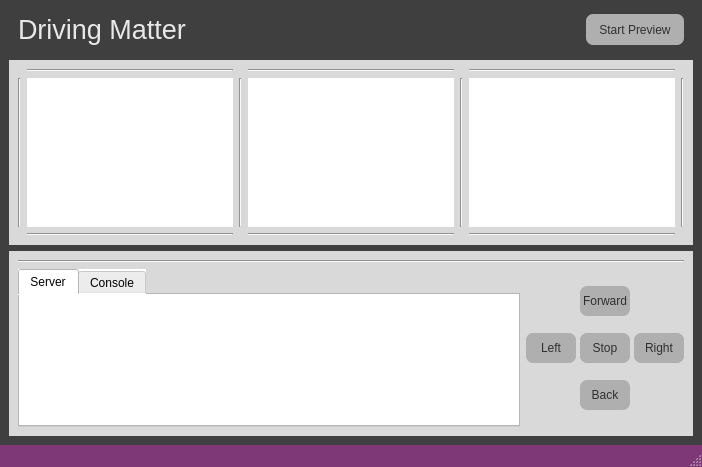
<?xml version="1.0" encoding="UTF-8"?>
<ui version="4.0">
 <class>MainWindow</class>
 <widget class="QMainWindow" name="MainWindow">
  <property name="geometry">
   <rect>
    <x>0</x>
    <y>0</y>
    <width>702</width>
    <height>467</height>
   </rect>
  </property>
  <property name="windowTitle">
   <string>MainWindow</string>
  </property>
  <property name="styleSheet">
   <string notr="true">QMainWindow{
	background-color: rgb(63, 63, 63);
	color: rgb(63, 63, 63);

}


QTableWidget{
background-color:#3d3d3d;
color:#fff;
  selection-background-color: #da532c;
border:solid;
border-width:3px;
border-color:#da532c;
}
QHeaderView::section{
background-color:qlineargradient(spread:pad, x1:0, y1:0, x2:1, y2:0, stop:0 rgba(20, 158, 217, 255), stop:1 rgba(36, 158, 217, 255));
border:none;
border-top-style:solid;
border-width:1px;
border-top-color:qlineargradient(spread:pad, x1:0, y1:0, x2:1, y2:0, stop:0 rgba(20, 158, 217, 255), stop:1 rgba(36, 158, 217, 255));
color:#fff;

}
QHeaderView{
background-color:qlineargradient(spread:pad, x1:0, y1:0, x2:1, y2:0, stop:0 rgba(20, 158, 217, 255), stop:1 rgba(36, 158, 217, 255));

border:none;
border-top-style:solid;
border-width:1px;
border-top-color:#149ED9;
color:#fff;
	font: 75 12pt &quot;Calibri&quot;;
}

QTableCornerButton::section{
border:none;
background-color:#149ED9;
}

QListWidget{
background-color:#3d3d3d;
color:#fff;
}

QMenu{
background-color:#3d3d3d;
}
QStatusBar{
background-color:#7e3878;
color:#fff;
}

QPushButton{
border-style:solid;

background-color:#3d3d3d;
color:#fff;
border-radius:7px;
}
QPushButton:hover{
color:#ccc;
	background-color: qlineargradient(spread:pad, x1:0.517, y1:0, x2:0.517, y2:1, stop:0 rgba(45, 45, 45, 255), stop:0.505682 rgba(45, 45, 45, 255), stop:1 rgba(29, 29, 29, 255));
	border-color:#2d89ef;
border-width:2px;
}

QPushButton:pressed{
background-color: qlineargradient(spread:pad, x1:0.517, y1:0, x2:0.517, y2:1, stop:0 rgba(29, 29, 29, 255), stop:0.505682 rgba(45, 45, 45, 255), stop:1 rgba(29, 29, 29, 255));
}


QTabWidget::tab{
background-color:#3d3d3d;
}

QLineEdit{
border-radius:0;
}

QProgressBar{
border-radius:0;
text-align:center;
color:#fff;
background-color:transparent;
border: 2px solid #e3a21a;
border-radius:7px;
	font: 75 12pt &quot;Open Sans&quot;;

}

QProgressBar::chunk{
background-color:#2d89ef;
width:20px;
}</string>
  </property>
  <widget class="QWidget" name="centralwidget">
   <layout class="QGridLayout" name="gridLayout">
    <item row="0" column="0">
     <widget class="QWidget" name="widget_3" native="true">
      <property name="sizePolicy">
       <sizepolicy hsizetype="Expanding" vsizetype="Fixed">
        <horstretch>0</horstretch>
        <verstretch>0</verstretch>
       </sizepolicy>
      </property>
      <property name="styleSheet">
       <string notr="true">background-color: rgb(63, 63, 63);
</string>
      </property>
      <layout class="QGridLayout" name="gridLayout_2">
       <property name="topMargin">
        <number>5</number>
       </property>
       <item row="0" column="2">
        <widget class="QPushButton" name="startButton">
         <property name="sizePolicy">
          <sizepolicy hsizetype="Fixed" vsizetype="Preferred">
           <horstretch>0</horstretch>
           <verstretch>0</verstretch>
          </sizepolicy>
         </property>
         <property name="focusPolicy">
          <enum>Qt::StrongFocus</enum>
         </property>
         <property name="styleSheet">
          <string notr="true">background-color: rgb(175, 175, 175);
selection-background-color: rgb(223, 223, 223);
color: rgb(47, 47, 47);
selection-background-color: rgb(199, 199, 199);</string>
         </property>
         <property name="text">
          <string>    Start Preview    </string>
         </property>
        </widget>
       </item>
       <item row="0" column="1">
        <spacer name="horizontalSpacer_3">
         <property name="orientation">
          <enum>Qt::Horizontal</enum>
         </property>
         <property name="sizeHint" stdset="0">
          <size>
           <width>374</width>
           <height>20</height>
          </size>
         </property>
        </spacer>
       </item>
       <item row="0" column="0">
        <widget class="QLabel" name="label">
         <property name="font">
          <font>
           <family>MS Shell Dlg 2</family>
           <pointsize>20</pointsize>
           <weight>50</weight>
           <italic>false</italic>
           <bold>false</bold>
          </font>
         </property>
         <property name="styleSheet">
          <string notr="true">color: rgb(232, 232, 232);
font: 20pt &quot;MS Shell Dlg 2&quot;;</string>
         </property>
         <property name="text">
          <string>Driving Matter</string>
         </property>
        </widget>
       </item>
      </layout>
     </widget>
    </item>
    <item row="1" column="0">
     <widget class="QWidget" name="widget_2" native="true">
      <property name="sizePolicy">
       <sizepolicy hsizetype="Expanding" vsizetype="Expanding">
        <horstretch>0</horstretch>
        <verstretch>0</verstretch>
       </sizepolicy>
      </property>
      <property name="styleSheet">
       <string notr="true">background-color: rgb(217, 217, 217);
color: rgb(217, 217, 217) !important;</string>
      </property>
      <layout class="QGridLayout" name="gridLayout_3">
       <item row="1" column="0">
        <widget class="Line" name="line_8">
         <property name="orientation">
          <enum>Qt::Vertical</enum>
         </property>
        </widget>
       </item>
       <item row="1" column="6">
        <widget class="Line" name="line_9">
         <property name="orientation">
          <enum>Qt::Vertical</enum>
         </property>
        </widget>
       </item>
       <item row="0" column="5">
        <widget class="Line" name="line_7">
         <property name="orientation">
          <enum>Qt::Horizontal</enum>
         </property>
        </widget>
       </item>
       <item row="0" column="3">
        <widget class="Line" name="line_6">
         <property name="orientation">
          <enum>Qt::Horizontal</enum>
         </property>
        </widget>
       </item>
       <item row="0" column="1">
        <widget class="Line" name="line_5">
         <property name="orientation">
          <enum>Qt::Horizontal</enum>
         </property>
        </widget>
       </item>
       <item row="2" column="5">
        <widget class="Line" name="line_4">
         <property name="orientation">
          <enum>Qt::Horizontal</enum>
         </property>
        </widget>
       </item>
       <item row="1" column="2">
        <widget class="Line" name="line_10">
         <property name="orientation">
          <enum>Qt::Vertical</enum>
         </property>
        </widget>
       </item>
       <item row="2" column="3">
        <widget class="Line" name="line_2">
         <property name="orientation">
          <enum>Qt::Horizontal</enum>
         </property>
        </widget>
       </item>
       <item row="2" column="1">
        <widget class="Line" name="line_3">
         <property name="orientation">
          <enum>Qt::Horizontal</enum>
         </property>
        </widget>
       </item>
       <item row="1" column="5">
        <widget class="QWidget" name="ImgWidgetright" native="true">
         <property name="styleSheet">
          <string notr="true">background-color: rgb(255, 255, 255);</string>
         </property>
        </widget>
       </item>
       <item row="1" column="1">
        <widget class="QWidget" name="ImgWidgetleft" native="true">
         <property name="styleSheet">
          <string notr="true">background-color: rgb(255, 255, 255);
color: rgb(255, 255, 255);</string>
         </property>
        </widget>
       </item>
       <item row="1" column="3">
        <widget class="QWidget" name="ImgWidgetcenter" native="true">
         <property name="styleSheet">
          <string notr="true">background-color: rgb(255, 255, 255);
color: rgb(255, 255, 255);</string>
         </property>
        </widget>
       </item>
       <item row="1" column="4">
        <widget class="Line" name="line_11">
         <property name="orientation">
          <enum>Qt::Vertical</enum>
         </property>
        </widget>
       </item>
      </layout>
     </widget>
    </item>
    <item row="3" column="0">
     <widget class="QWidget" name="widget" native="true">
      <property name="sizePolicy">
       <sizepolicy hsizetype="Expanding" vsizetype="Expanding">
        <horstretch>0</horstretch>
        <verstretch>0</verstretch>
       </sizepolicy>
      </property>
      <property name="styleSheet">
       <string notr="true">background-color: rgb(217, 217, 217) !important;</string>
      </property>
      <layout class="QGridLayout" name="gridLayout_4">
       <item row="1" column="0">
        <widget class="QTabWidget" name="tabWidget">
         <property name="styleSheet">
          <string notr="true">background-color: rgb(255, 255, 255);</string>
         </property>
         <property name="currentIndex">
          <number>0</number>
         </property>
         <widget class="QWidget" name="tab">
          <attribute name="title">
           <string>Server</string>
          </attribute>
         </widget>
         <widget class="QWidget" name="tab_2">
          <attribute name="title">
           <string>Console</string>
          </attribute>
         </widget>
        </widget>
       </item>
       <item row="1" column="1">
        <layout class="QGridLayout" name="gridLayout_6">
         <property name="horizontalSpacing">
          <number>4</number>
         </property>
         <property name="verticalSpacing">
          <number>0</number>
         </property>
         <item row="2" column="1">
          <widget class="QPushButton" name="backBtn">
           <property name="sizePolicy">
            <sizepolicy hsizetype="Expanding" vsizetype="Expanding">
             <horstretch>0</horstretch>
             <verstretch>0</verstretch>
            </sizepolicy>
           </property>
           <property name="maximumSize">
            <size>
             <width>50</width>
             <height>30</height>
            </size>
           </property>
           <property name="styleSheet">
            <string notr="true">background-color: rgb(175, 175, 175);
color: rgb(47, 47, 47);
selection-background-color: rgb(199, 199, 199);</string>
           </property>
           <property name="text">
            <string>Back</string>
           </property>
          </widget>
         </item>
         <item row="0" column="1">
          <widget class="QPushButton" name="forwardBtn">
           <property name="sizePolicy">
            <sizepolicy hsizetype="Expanding" vsizetype="Expanding">
             <horstretch>0</horstretch>
             <verstretch>0</verstretch>
            </sizepolicy>
           </property>
           <property name="maximumSize">
            <size>
             <width>50</width>
             <height>30</height>
            </size>
           </property>
           <property name="focusPolicy">
            <enum>Qt::StrongFocus</enum>
           </property>
           <property name="styleSheet">
            <string notr="true">background-color: rgb(175, 175, 175);
color: rgb(47, 47, 47);
selection-background-color: rgb(199, 199, 199);</string>
           </property>
           <property name="text">
            <string>Forward</string>
           </property>
           <property name="autoDefault">
            <bool>false</bool>
           </property>
          </widget>
         </item>
         <item row="1" column="1">
          <widget class="QPushButton" name="stopBtn">
           <property name="sizePolicy">
            <sizepolicy hsizetype="Expanding" vsizetype="Fixed">
             <horstretch>6</horstretch>
             <verstretch>5</verstretch>
            </sizepolicy>
           </property>
           <property name="maximumSize">
            <size>
             <width>50</width>
             <height>30</height>
            </size>
           </property>
           <property name="styleSheet">
            <string notr="true">background-color: rgb(175, 175, 175);
color: rgb(47, 47, 47);
selection-background-color: rgb(199, 199, 199);</string>
           </property>
           <property name="text">
            <string>Stop</string>
           </property>
          </widget>
         </item>
         <item row="1" column="0">
          <widget class="QPushButton" name="leftBtn">
           <property name="sizePolicy">
            <sizepolicy hsizetype="Expanding" vsizetype="Fixed">
             <horstretch>0</horstretch>
             <verstretch>0</verstretch>
            </sizepolicy>
           </property>
           <property name="maximumSize">
            <size>
             <width>50</width>
             <height>30</height>
            </size>
           </property>
           <property name="styleSheet">
            <string notr="true">background-color: rgb(175, 175, 175);
color: rgb(47, 47, 47);
selection-background-color: rgb(199, 199, 199);</string>
           </property>
           <property name="text">
            <string>Left</string>
           </property>
          </widget>
         </item>
         <item row="1" column="2">
          <widget class="QPushButton" name="rightBtn">
           <property name="sizePolicy">
            <sizepolicy hsizetype="Expanding" vsizetype="Fixed">
             <horstretch>0</horstretch>
             <verstretch>0</verstretch>
            </sizepolicy>
           </property>
           <property name="maximumSize">
            <size>
             <width>50</width>
             <height>30</height>
            </size>
           </property>
           <property name="styleSheet">
            <string notr="true">background-color: rgb(175, 175, 175);
color: rgb(47, 47, 47);
selection-background-color: rgb(199, 199, 199);</string>
           </property>
           <property name="text">
            <string>Right</string>
           </property>
          </widget>
         </item>
        </layout>
       </item>
       <item row="0" column="0" colspan="2">
        <widget class="Line" name="line">
         <property name="orientation">
          <enum>Qt::Horizontal</enum>
         </property>
        </widget>
       </item>
      </layout>
     </widget>
    </item>
   </layout>
  </widget>
  <widget class="QMenuBar" name="menubar">
   <property name="geometry">
    <rect>
     <x>0</x>
     <y>0</y>
     <width>702</width>
     <height>21</height>
    </rect>
   </property>
  </widget>
  <widget class="QStatusBar" name="statusbar"/>
 </widget>
 <resources/>
 <connections/>
</ui>
